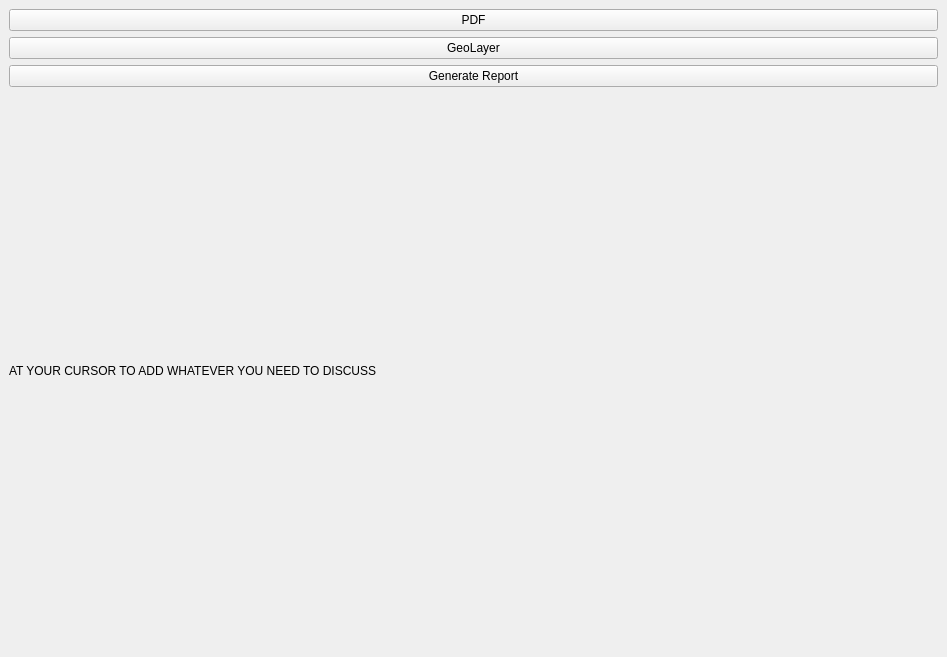
<?xml version="1.0" encoding="UTF-8"?>
<ui version="4.0">
 <class>DemoFoss4gDockWidgetBase</class>
 <widget class="QDockWidget" name="DemoFoss4gDockWidgetBase">
  <property name="geometry">
   <rect>
    <x>0</x>
    <y>0</y>
    <width>947</width>
    <height>657</height>
   </rect>
  </property>
  <property name="windowTitle">
   <string>Demo Foss4g</string>
  </property>
  <widget class="QWidget" name="dockWidgetContents">
   <layout class="QGridLayout" name="gridLayout">
    <item row="0" column="0">
     <widget class="QPushButton" name="pdf_pushButton">
      <property name="text">
       <string>PDF</string>
      </property>
     </widget>
    </item>
    <item row="2" column="0">
     <widget class="QPushButton" name="report_pushButton">
      <property name="text">
       <string>Generate Report</string>
      </property>
     </widget>
    </item>
    <item row="1" column="0">
     <widget class="QPushButton" name="layer_pushButton">
      <property name="text">
       <string>GeoLayer</string>
      </property>
     </widget>
    </item>
    <item row="3" column="0">
     <widget class="QLabel" name="label">
      <property name="text">
       <string>AT YOUR CURSOR TO ADD WHATEVER YOU NEED TO DISCUSS</string>
      </property>
     </widget>
    </item>
   </layout>
  </widget>
 </widget>
 <resources/>
 <connections/>
</ui>
